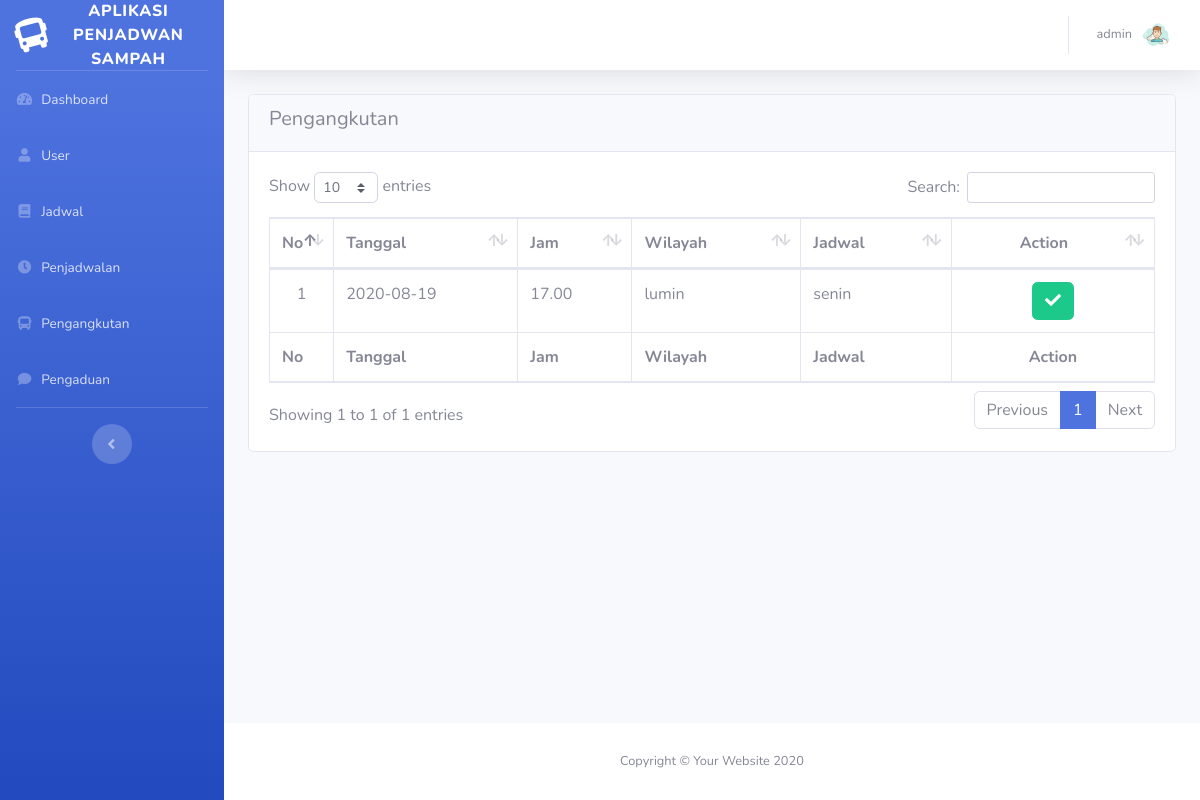
Page /halaman.php?page=pengangkutan/index (signed in) on the committed database.
### tables this page shows
CREATE TABLE `penjadwalan` (
  `id_penjadwalan` int(11) NOT NULL,
  `id_jadwal` int(11) NOT NULL,
  `tanggal` date NOT NULL,
  `jam` varchar(20) NOT NULL,
  `status` varchar(50) DEFAULT NULL
);

CREATE TABLE `jadwal` (
  `id_jadwal` int(11) NOT NULL,
  `wilayah` varchar(100) NOT NULL,
  `jadwal` varchar(100) NOT NULL
);

### pengangkutan/index.php (the view, shortened to what this page needs)
<div class="card">
    <div class="card-header">
        <div class="row">
            <div class="col-md-6">
                <div class="text-left">
                    <h5>Pengangkutan</h5>
                </div>
            </div>
            <div class="col-md-6">
            </div>
        </div>
    </div>
    <div class="card-body">
        <div class="table-responsive">
            <table class="table table-bordered" id="dataTable" width="100%" cellspacing="0">
                <thead>
                <tr>
                    <th style="width: 10px;">No</th>
                    <th>Tanggal</th>
                    <th>Jam</th>
                    <th>Wilayah</th>
                    <th>Jadwal</th>
                    <th style="width: 160px; text-align: center;">Action</th>
                </tr>
                </thead>
                <tfoot>
                <tr>
                    <th>No</th>
                    <th>Tanggal</th>
                    <th>Jam</th>
                    <th>Wilayah</th>
                    <th>Jadwal</th>
                    <th style="width: 160px; text-align: center;">Action</th>
                </tr>
                </tfoot>
                <tbody>
                    <?php
                    $tanggal = date('Y-m-d');
                        $data = mysqli_query($con,"SELECT * FROM penjadwalan a LEFT JOIN jadwal b ON a.id_jadwal=b.id_jadwal WHERE a.tanggal = '$tanggal'");
                        foreach($data as $i => $a):
                    ?>
                <tr>
                    <td style="text-align: center;"><?= $i+1 ?></td>
                    <td><?= $a['tanggal'] ?></td>
                    <td><?= $a['jam'] ?></td>
                    <td><?= $a['wilayah'] ?></td>
                    <td><?= $a['jadwal'] ?></td>
                    <td class="text-center">
                        <?php
                            if($a['status'] == 'sudah'):
                        ?>
                            <button type="button" class="btn btn-success"><i class="fa fa-check"></i></button>
                        <?php else: ?>
                            <button type="button" onclick="edit('<?= $a['id_penjadwalan'] ?>')" class="btn btn-warning"><i class="fa fa-check-square"></i></button>
                        <?php endif ?>
                    </td>
                </tr>
                <?php endforeach ?>
                </tbody>
            </table>
        </div>
    </div>
</div>

### rows in the picture
penjadwalan: tanggal "2020-08-19", jam "17.00", id_jadwal.wilayah "lumin", id_jadwal.jadwal "senin", status "sudah" (drawn)

### other values in the picture
$_SESSION['nama'] "admin"
